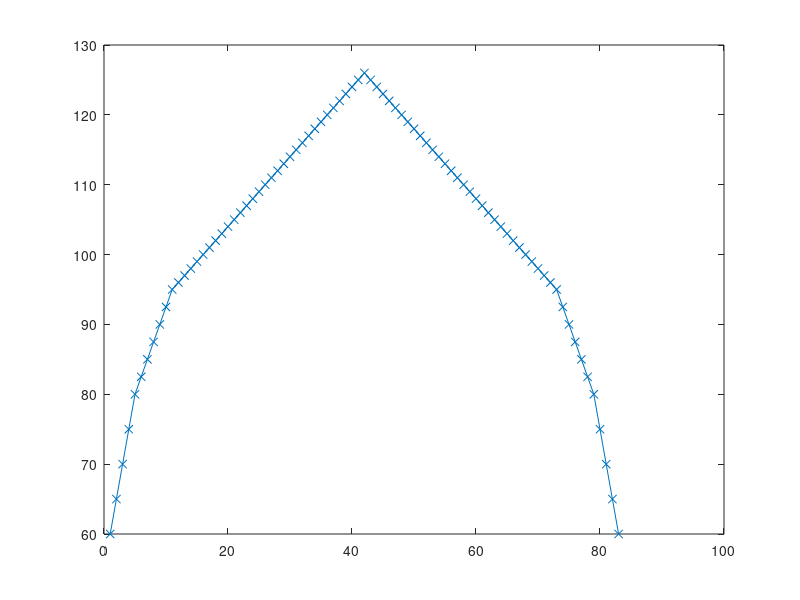

Write the MATLAB code that produced this figure. (Note: this script raises an error after producing the figure.)

clc
% addpath('include/')



% Temp_list = [20:2:120 118:-2:20] + 273.15;
% Temp_list = [25:25:100 75:-25:25] + 273.15;

% disp(Temp_list' - 273.15)

Deg_range = 120;
Deg_step = 1.5;
Exposition_time = 5;
Run_time = (Deg_range/Deg_step * Exposition_time)/60 * 1.10 %min


Temp_list_start = [60:5:75 80:2.5:92.5];
Temp_list_end = [92.5:-2.5:80 75:-5:60];

Tmin = 95;
Tmax = 126;
Tstep = 1;
Temp_list_mid = [Tmin:Tstep:Tmax Tmax-Tstep:-Tstep:Tmin];

Temp_list_All = [Temp_list_start Temp_list_mid Temp_list_end];

plot(Temp_list_All, '-x');

Temp_list_full = zeros(1,2*numel(Temp_list_All));
Temp_list_full(1:2:end-1) = Temp_list_All;
Temp_list_full(2:2:end) = Temp_list_All;
Temp_list_full_K = Temp_list_full + 273.15;

Number_of_runs = numel(Temp_list_full)

Exp_full_time = Run_time*Number_of_runs;


disp(Temp_list_full')
disp(['Number of runs: ' num2str(Number_of_runs/2) '*2=' num2str(Number_of_runs)])
disp(['Run time: ' num2str(Run_time) ' min'])
disp(['Full time: ' num2str(Exp_full_time/60) ' hours'])



%%

Output_file_adr = '../LabView Side/T_list_all_temps.txt';
create_file(Temp_list_full_K, Output_file_adr);



%% -------------------
function create_file(Temp_list, Output_file_adr)
if size(Temp_list, 1) ~= 1
    error('Wrong Temp list array dimentions');
end

[Max, ind] = max(Temp_list - 273.15);
if Max > 126.86
    Msg = ['Temp exceed 126C limit: T = ' num2str(Max), ' at i =  ' num2str(ind)];
    error(Msg);
end

fid = fopen(Output_file_adr, 'w');
N = numel(Temp_list);
for i = 1:N
    Line = num2str(Temp_list(i), '%6.2f');
    fwrite(fid, Line);
    if i ~= N
        fwrite(fid, newline);
    end
end
fclose(fid);
disp(['file created: ' num2str(N) ' T points'])
end









